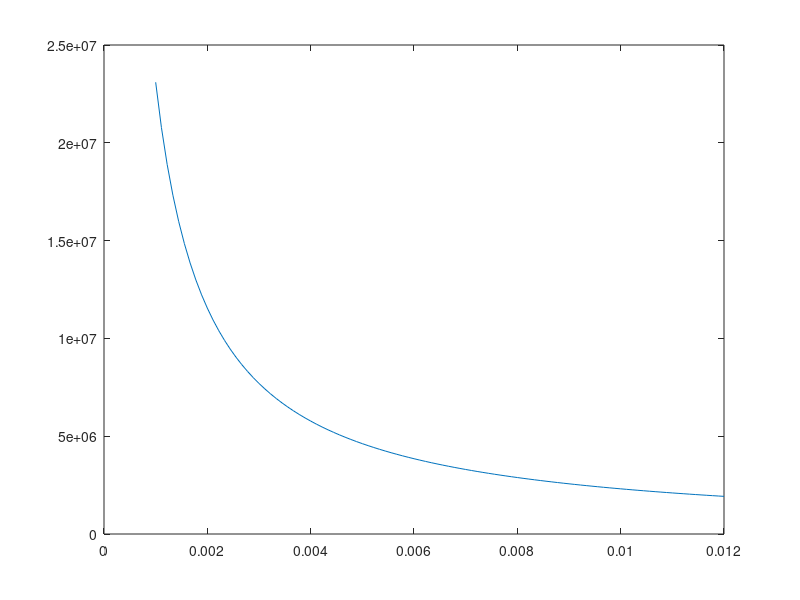

The MATLAB source for this figure: (Note: this script raises an error after producing the figure.)
clear; clc; close all;

Sy = 2.76e+8; % N/m^2, Aluminum 6061-T6
T_m = 1.5264; % Nm, from the gearbox output
FOS = 2;
S_allow = Sy/FOS;

F_spring = 110; % N

% geometry - starting guesses
l = 130/1000; % m
t = 4.763/1000; % m
w_array = linspace(1/1000, 12/1000, 100);



S_tension = F_spring  ./ (w_array .* t);

figure(1)
plot(w_array, S_tension);
hold on;
yline(S_allow);
legend("Tensile stress", "Yield strength, FOS = 2");
xlabel("Width (mm)");
ylabel("Tensile stress (Pa)");

